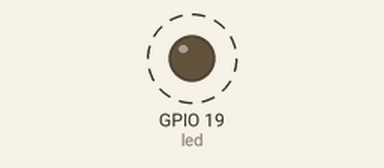
Simulated run of this program. Board: ESP32 board running MicroPython. Shown: output pins drawn as LEDs (lit = HIGH). Dashed ring = blinking.

Above: at 0.12 s.
Timing chart, 0 to 3.0 s (numbered marks = the images above):
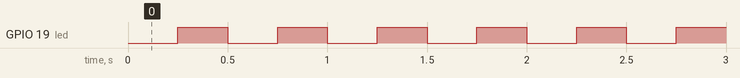

Measured:
- by itself, GPIO 19 (led): alternates HIGH for 0.25 s and LOW for 0.25 s

The program:

led_blink_timer.py
```python
'''
 LED blink with timer

 This sketch shows how to blink an LED connected to GPIO 21 using a timer instead of a loop.

 Components
 ----------
  - ESP32
  - 330Ohm resistor for the LED
  - 5mm LED
  -     Connect anode to GPIO 21
  -     Connect cathode to GND via the resistor
  - Wires
  - Breadboard


'''

from machine import Pin, Timer

led = Pin(19, Pin.OUT)    # create output pin on GPIO21

def blink_isr(event):
    if led.value() == False:
        led.on()
    else:
        led.off()

blink_timer = Timer(1)
blink_timer.init(period=250, mode=Timer.PERIODIC, callback=blink_isr) #period: Sets the timer period to 250 milliseconds
                                                                      #mode: makes the timer run periodically (the timer keeps resetting and calling the callback function every period)
                                                                      #callback: specifies the function to call when the timer expires
```
